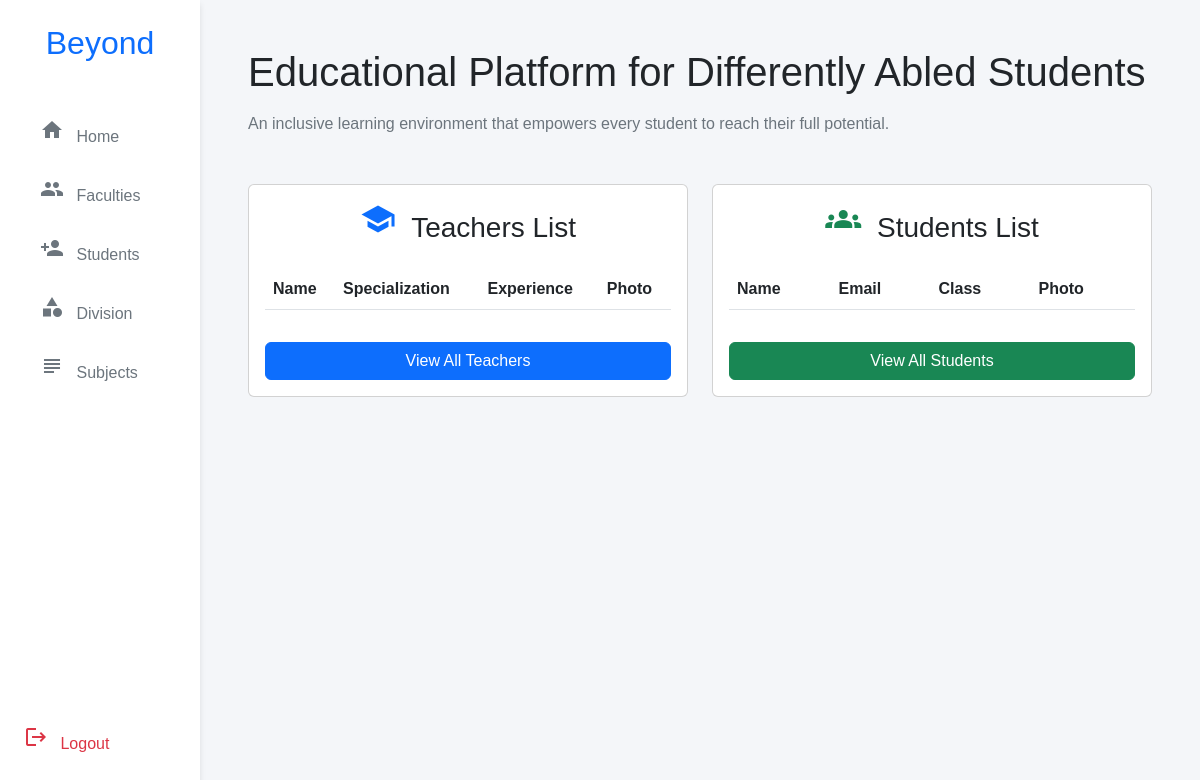
The page /adminhomepage/ on the database as committed earlier.
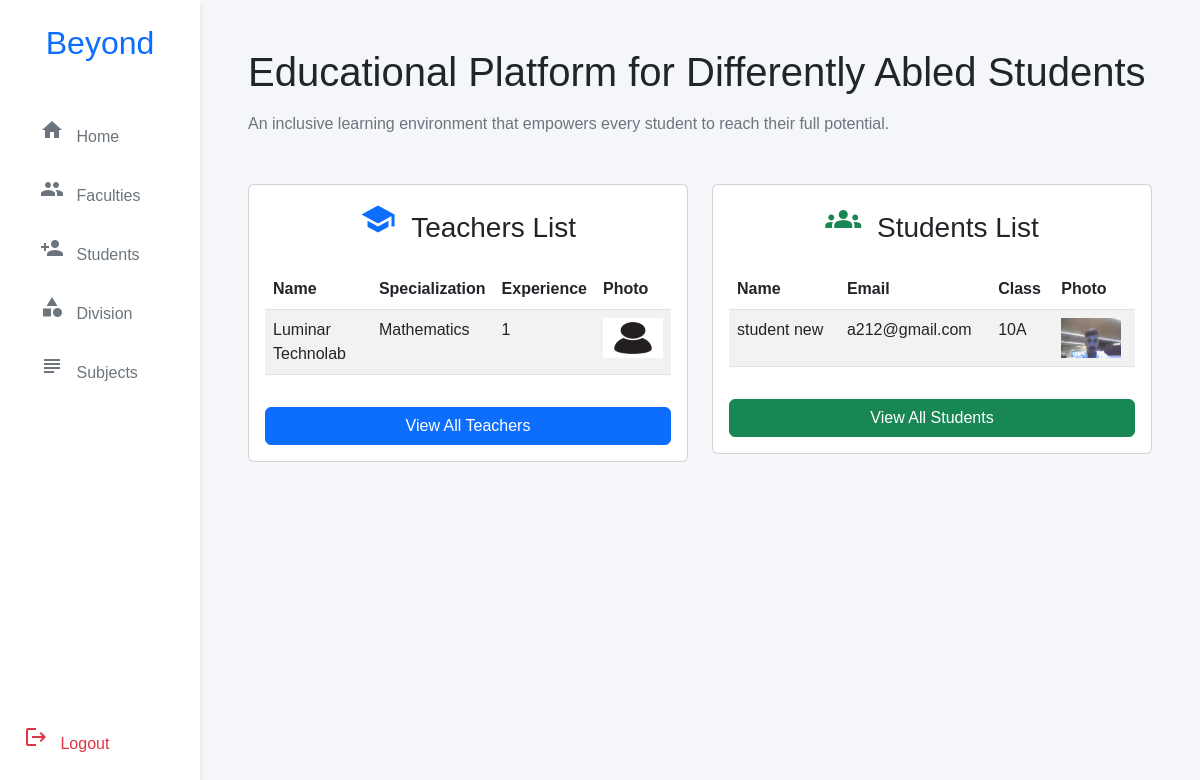
The same page on the database as committed later.
### accounts/models.py (models this page shows, shortened)
class CustUser(AbstractBaseUser,PermissionsMixin):
    email=models.EmailField(unique=True)
    is_active=models.BooleanField(default=True)
    is_staff=models.BooleanField(default=False)
    is_superuser = models.BooleanField(default=False)
    is_faculty=models.BooleanField(default=False)
    objects = CustomUserManager()
    USERNAME_FIELD = 'email'

class Faculty(CustUser):
    name=models.CharField(max_length=100)
    options=(
        ("Male","Male"),
        ("Female","Female"),
        ("Others","Others")
    )
    gender=models.CharField(max_length=100,choices=options,default="Male")
    age=models.IntegerField()
    exp=models.IntegerField(default=1)
    image=models.ImageField(upload_to="Faculty Image",null=True)
    subject=models.ForeignKey(Subject,on_delete=models.CASCADE)

class Subject(models.Model):
    subject_name=models.CharField(max_length=100)
    def __str__(self):
        return self.subject_name

class Student(CustUser):
    std_id=models.CharField(unique=True,max_length=50)
    student_name=models.CharField(max_length=100,null=True,blank=True)
    img=models.FileField(upload_to=user_directory_path,null=True,blank=True)
    options=(
        ("Male","Male"),
        ("Female","Female"),
        ("Others","Others")
    )
    gender=models.CharField(max_length=100,choices=options,default="Male")
    age=models.PositiveIntegerField(null=True)
    class_id=models.ForeignKey(Class_Name,on_delete=models.CASCADE)

class CustUser(AbstractBaseUser,PermissionsMixin):
    email=models.EmailField(unique=True)
    is_active=models.BooleanField(default=True)
    is_staff=models.BooleanField(default=False)
    is_superuser = models.BooleanField(default=False)
    is_faculty=models.BooleanField(default=False)
    objects = CustomUserManager()
    USERNAME_FIELD = 'email'

class Class_Name(models.Model):
    class_name=models.CharField(unique=True,max_length=100)
    faculty=models.OneToOneField(Faculty,on_delete=models.CASCADE,related_name='fac_class')

### adminpage/views.py (the view)
# urls.py: path('adminhomepage/',AdminHome.as_view(),name='ah'),
class AdminHome(TemplateView):
    template_name='admin_home.html'
    def get_context_data(self, **kwargs):
        context = super().get_context_data(**kwargs)
        context['faculty'] = Faculty.objects.all()[:4]
        context['students'] = Student.objects.all()[:4]
        return context

### adminpage/templates/admin_home.html (shortened to what this page needs)
<!DOCTYPE html>
<html lang="en">
    {% load static %}
<head>
    <link href="https://cdn.jsdelivr.net/npm/bootstrap@5.2.3/dist/css/bootstrap.min.css" rel="stylesheet">
    <link href="https://cdnjs.cloudflare.com/ajax/libs/font-awesome/6.0.0/css/all.min.css" rel="stylesheet">
</head>
<body>
    <div class="container-fluid">
        <div class="row">
            <div class="col-md-3 col-lg-2 sidebar p-0  ">
                <div class="p-4">
                    <h2 class="text-center mb-5 text-primary">
                        Beyond
                    </h2>
                    <nav class="nav flex-column">
                        <a class="nav-link" href="{% url 'ah' %}">
                            <i class="material-icons me-2">home</i> Home
                        </a>
                        <a class="nav-link" href="{% url 'faculty' %}">
                            <i class="material-icons me-2">people</i> Faculties
                        </a>
                        <a class="nav-link" href="{% url 'students' %}">
                            <i class="material-icons me-2">person_add</i>  Students
                        </a>
                        <a class="nav-link" href="{% url 'add-cls' %}">
                            <i class="material-icons me-2">category</i> Division
                        </a>
                        <a class="nav-link" href="{% url 'add-sub' %}">
                            <i class="material-icons me-2">subject</i> Subjects
                        </a>
                    </nav>
                    <div class="mt-auto position-absolute bottom-0 start-0 end-0 p-4">
                        <a href="{% url 'logout' %}" class="nav-link text-danger">
                            <i class="material-icons me-2">logout</i> Logout
                        </a>
                    </div>
                </div>
            </div>
            <div class="col-md-9 col-lg-10 p-5">
                {% block adminhome %}
                <header class="mb-5">
                    <h1 class="display-6 mb-3">
                        Educational Platform for Differently Abled Students
                    </h1>
                    <p class="text-muted">
                        An inclusive learning environment that empowers every student to reach their full potential.
                    </p>
                </header>
                <div class="row">
                    <div class="col-md-6">
                        <div class="card list-card mb-4">
                            <div class="card-body">
                                <h3 class="card-title text-center mb-4">
                                    <i class="material-icons text-primary me-2" style="font-size: 36px;">school</i>
                                    Teachers List
                                </h3>
                                <table class="table table-striped">
                                    <thead>
                                        <tr>
                                            <th>Name</th>
                                            <th>Specialization</th>
                                            <th>Experience</th>
                                            <th>Photo</th>
                                        </tr>
                                    </thead>
                                    <tbody>
                                        {% for fac in faculty %}
                                        <tr>
                                            <td>{{fac.name}}</td>
                                            <td>{{fac.subject}}</td>
                                            <td>{{fac.exp}}</td>
                                            <td>
                                            {% if fac.img %}
                                                <img src="{{fac.image.url}}" alt="" height="40px" width="60px">
                                            {% else %}
                                            <img src="{% static 'images/demo.jpg' %}" alt="" height="40px" width="60px">
                                            {% endif %}
                                            </td>
                                        </tr>
                                        {% endfor %}
                                    </tbody>
                                </table>
                                <a href="{% url 'faculty' %}" class="btn btn-primary w-100 mt-3">
                                    View All Teachers
                                </a>
                            </div>
                        </div>
                    </div>
                    <div class="col-md-6">
                        <div class="card list-card mb-4">
                            <div class="card-body">
                                <h3 class="card-title text-center mb-4">
                                    <i class="material-icons text-success me-2" style="font-size: 36px;">groups</i>
                                    Students List
                                </h3>
                                <table class="table table-striped">
                                    <thead>
                                        <tr>
                                            <th>Name</th>
                                            <th>Email</th>
                                            <th>Class</th>
                                            <th>Photo</th>
                                        </tr>
                                    </thead>
                                    <tbody>
                                        {% for stu in students %}
                                        <tr>
                                            <td>{{stu.student_name}}</td>
                                            <td>{{stu.email}}</td>
                                            <td>{{stu.class_id.class_name}}</td>
                                            <td>
                                            {% if stu.img %}
                                                <img src="{{stu.img.url}}" alt="" height="40px" width="60px">
                                            {% else %}
                                            <img src="{% static 'images/demo.jpg' %}" alt="" height="40px" width="60px">
                                            {% endif %}
                                            </td>
                                        </tr>
                                        {% endfor %}
                                    </tbody>
                                </table>
                                <a href="{% url 'students' %}" class="btn btn-success w-100 mt-3">
                                    View All Students
                                </a>
                            </div>
                        </div>
                    </div>
                </div>
            </div>
        </div>
        {% endblock %}
    </div>
</body>
</html>

### adminpage/templates/admin_home.html (style rules this page uses)
body { background-color: #f4f6f9; font-family: 'Arial', sans-serif; }
.sidebar { height: 100vh; background-color: white; box-shadow: 0 4px 6px rgba(0,0,0,0.1); position:sticky; top:0; }
.nav-link { color: #6c757d; transition: all 0.3s ease; padding-bottom:20px; }
.list-card { transition: all 0.3s ease; }

Rows that differ between the two databases and show on the page:
added Faculty: name "Luminar Technolab", subject "Mathematics", exp "1"
added Student: student_name "student new", email "a212@gmail.com", class_id.class_name "10A", img (picture)
